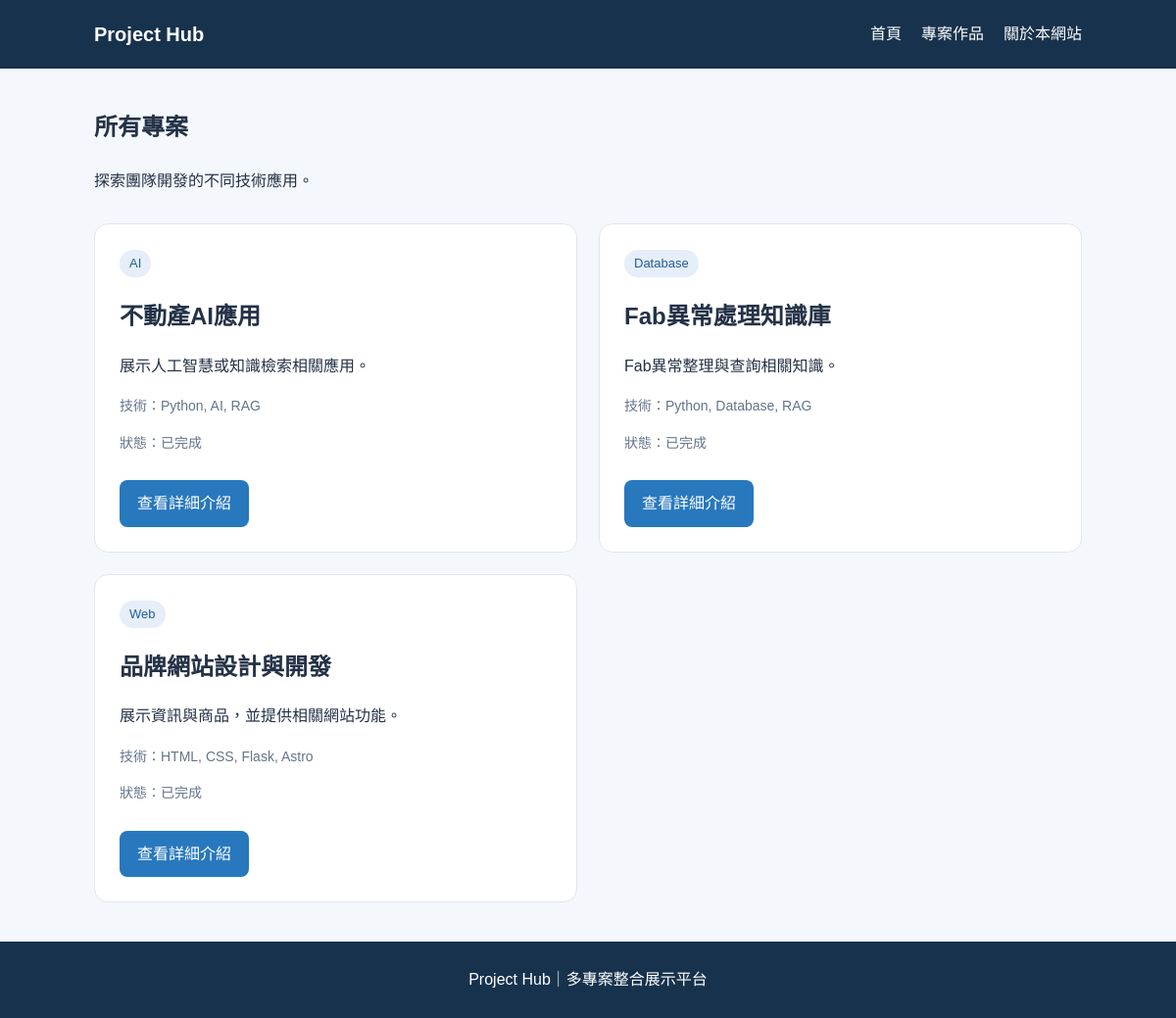
The app's page /projects with its own data.
### tables this page shows
CREATE TABLE projects (
    id INTEGER PRIMARY KEY AUTOINCREMENT,
    title TEXT NOT NULL,
    category TEXT NOT NULL,
    description TEXT NOT NULL,
    tech_stack TEXT,
    demo_url TEXT,
    github_url TEXT,
    image_url TEXT,
    status TEXT DEFAULT '開發中',
    featured INTEGER DEFAULT 0
, demo_url_2 TEXT);

### app.py (the view)
@app.route("/projects")
def project_list():
    conn = get_db_connection()
    projects = conn.execute(
        "SELECT * FROM projects ORDER BY id DESC"
    ).fetchall()
    conn.close()
    return render_template(
        "projects.html",
        projects=projects
    )

### app.py (called while the page is built)
def get_db_connection():
    conn = sqlite3.connect("database.db")
    conn.row_factory = sqlite3.Row
    return conn

### templates/projects.html (shortened to what this page needs)
{% extends "base.html" %}
{% block content %}
<section class="page-heading">
    <h1>所有專案</h1>
    <p>探索團隊開發的不同技術應用。</p>
</section>
<div class="project-grid">
    {% for project in projects %}
    <article class="project-card">
        <span class="category">
            {{ project["category"] }}
        </span>
        <h2>{{ project["title"] }}</h2>
        <p>{{ project["description"] }}</p>
        <p class="tech">
            技術：{{ project["tech_stack"] }}
        </p>
        <p class="status">
            狀態：{{ project["status"] }}
        </p>
        <a class="button"
           href="{{ url_for('project_detail',
                           project_id=project['id']) }}">
            查看詳細介紹
        </a>
    </article>
    {% else %}
    <p>目前沒有專案資料。</p>
    {% endfor %}
</div>
{% endblock %}

### static/css/style.css (style rules this page uses)
* { box-sizing: border-box; }
body { margin: 0; font-family: Arial, "Microsoft JhengHei", sans-serif; color: #243247; background: #f4f7fb; line-height: 1.7; }
.project-grid { display: grid; grid-template-columns: repeat(2, minmax(0, 1fr)); gap: 22px; }
.project-card, .detail-card { background: white; padding: 25px; border: 1px solid #e0e7f0; border-radius: 14px; }
.project-card h2, .project-card h3 { margin-bottom: 8px; }
.category { display: inline-block; padding: 3px 10px; border-radius: 20px; background: #e5eef9; color: #205e96; font-size: 13px; }
.tech, .status { color: #64748b; font-size: 14px; }
.button { display: inline-block; margin-top: 12px; padding: 10px 18px; background: #2878bd; color: white; text-decoration: none; border-radius: 8px; }
.page-heading { margin-bottom: 30px; }

### records on screen
projects: category "AI", title "不動產AI應用", description "展示人工智慧或知識檢索相關應用。", tech_stack "Python, AI, RAG", status "已完成"
projects: category "Database", title "Fab異常處理知識庫", description "Fab異常整理與查詢相關知識。", tech_stack "Python, Database, RAG", status "已完成"
projects: category "Web", title "品牌網站設計與開發", description "展示資訊與商品，並提供相關網站功能。", tech_stack "HTML, CSS, Flask, Astro", status "已完成"
